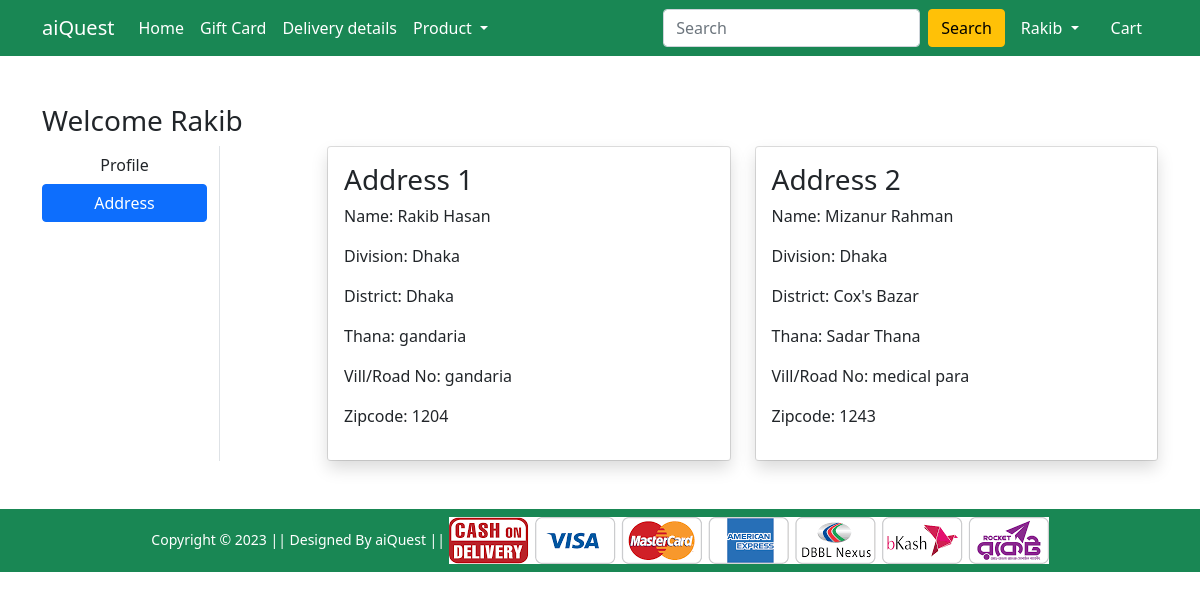
The page /address/ (signed in) on the database its author committed.
### Shop/models.py (models this page shows, shortened)
class Customer(models.Model):
    user = models.ForeignKey(User, on_delete=models.CASCADE)
    name = models.CharField(max_length=200)
    division = models.CharField(choices=DIVISION_CHOICES, max_length=50)
    district = models.CharField(max_length=100)
    thana = models.CharField(max_length=50)
    villorroad = models.CharField(max_length=100)
    zipcode = models.IntegerField()

### Shop/views.py (the view)
# urls.py: path('address/', views.address, name='address'),
@login_required
def address(request):
 add = Customer.objects.filter(user =request.user)
 return render(request, 'Shop/address.html',{'add':add, 'active':'btn-primary'})

### Shop/templates/Shop/address.html (shortened to what this page needs)
{% extends 'Shop/base.html' %}
{% load static %}
{% block main-content %}
<div class="container my-5">
    <div class="row">
        <h3>Welcome {{request.user|capfirst}}</h3>
        <div class="col-sm-2 border-end">
            <ul class="list-unstyled">
                <li class="d-grid"><a href="{% url 'profile' %}" class="btn ">Profile</a></li>
                <li class="d-grid"><a href="{% url 'address' %}" class="btn {{active}}">Address</a></li>
            </ul>
        </div>
        <div class="col-sm-9 offset-sm-1">
            <div class="row">
                {% for ad in add %}
                <div class="col-sm-6">
                    <div class="card">
                        <div class="card-body shadow">
                            <h3>Address {{forloop.counter}}</h3>
                            <p>Name: {{ad.name}}</p>
                            <p>Division: {{ad.division}}</p>
                            <p>District: {{ad.district}}</p>
                            <p>Thana: {{ad.thana}}</p>
                            <p>Vill/Road No: {{ad.villorroad}} </p>
                            <p>Zipcode: {{ad.zipcode}}</p>
                        </div>
                    </div>
                </div>
                {% endfor %}
            </div>
        </div>
    </div>
</div>
{% endblock main-content %}

### Shop/templates/Shop/base.html (shortened to what this page needs)
<!doctype html>
{% load static %}
<html lang="en">
<head>
    <link href="https://cdn.jsdelivr.net/npm/bootstrap@5.0.0-beta1/dist/css/bootstrap.min.css" rel="stylesheet"
>
    <link rel="stylesheet" href="{% static 'Shop/css/owl.carousel.min.css' %}">
    <link rel="stylesheet" href="{% static 'Shop/css/all.min.css' %}">
    <link rel="stylesheet" href="{% static 'Shop/css/style.css' %}">
</head>
<body>
    <nav class="navbar navbar-expand-lg navbar-dark bg-success">
        <div class="container">
            <a class="navbar-brand" href="/">aiQuest</a>
            <div class="collapse navbar-collapse" id="navbarSupportedContent">
                <ul class="navbar-nav me-auto mb-2 mb-lg-0">
                    <li class="nav-item">
                        <a class="nav-link active" aria-current="page" href="/">Home</a>
                    </li>
                    <li class="nav-item">
                        <a class="nav-link active" aria-current="page" href="#">Gift Card</a>
                    </li>
                    <li class="nav-item">
                        <a class="nav-link active" aria-current="page" href="#">Delivery details</a>
                    </li>
                    <li class="nav-item dropdown">
                        <a class="nav-link dropdown-toggle text-white" href="#" id="electronicsDropdown" role="button"
                            data-bs-toggle="dropdown" aria-expanded="false">
                            Product
                        </a>
                    </li>
                </ul>
                <form class="d-flex" action= "{% url 'search' %}" method ="GET">
                    <input class="form-control me-2" type="search" placeholder="Search" aria-label="Search" name="src" aria-label="Search">
                    <button class="btn btn-warning" type="submit">Search</button>
                </form>
                <div>
                    <ul class="navbar-nav me-auto mb-2 mb-lg-0">
                        {% if request.user.is_authenticated %}
                        <li class="nav-item dropdown mx-2">
                            <a class="nav-link dropdown-toggle text-white" href="#" id="profileDropdown" role="button"
                                data-bs-toggle="dropdown" aria-expanded="false">
                                {{request.user.username|capfirst}}
                            </a>
                        </li>
                        <li class="nav-item mx-2">
                            <a href="{% url 'showcart' %}" class="nav-link text-white"> Cart </a>
                        </li>
                        {% endif %}
                    </ul>
                </div>
            </div>
        </div>
    </nav>
    {% block main-content %} {% endblock main-content %}
    <footer class="container-fluid bg-success text-center p-2 mt-5">
        <small class="text-white">Copyright &copy; 2023 || Designed By aiQuest || </small>
        <img src="{% static 'Shop/images/paymentlogo.png' %}" alt="" srcset="" class="img-fluid" height="2px">
    </footer>
</body>
</html>

### rows shown on the page
Customer: name "Rakib Hasan", division "Dhaka", district "Dhaka", thana "gandaria", villorroad "gandaria", zipcode "1204"
Customer: name "Mizanur Rahman", division "Dhaka", district "Cox's Bazar", thana "Sadar Thana", villorroad "medical para", zipcode "1243"

### other values the page prints
{{ request.user.username|capfirst }} "Rakib"
{{ request.user|capfirst }} "Rakib"
